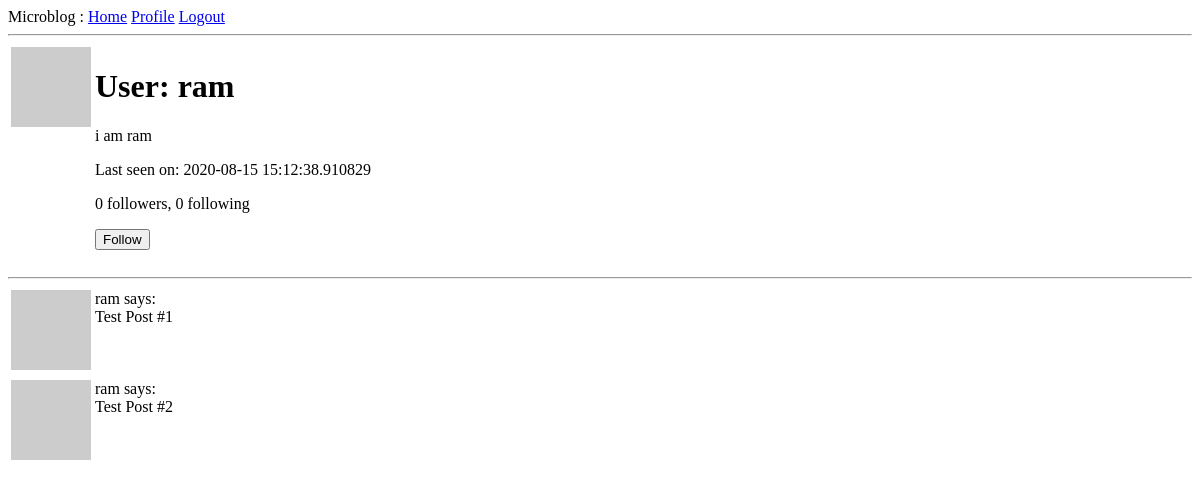
The app's page /user/ram (signed in), older data.
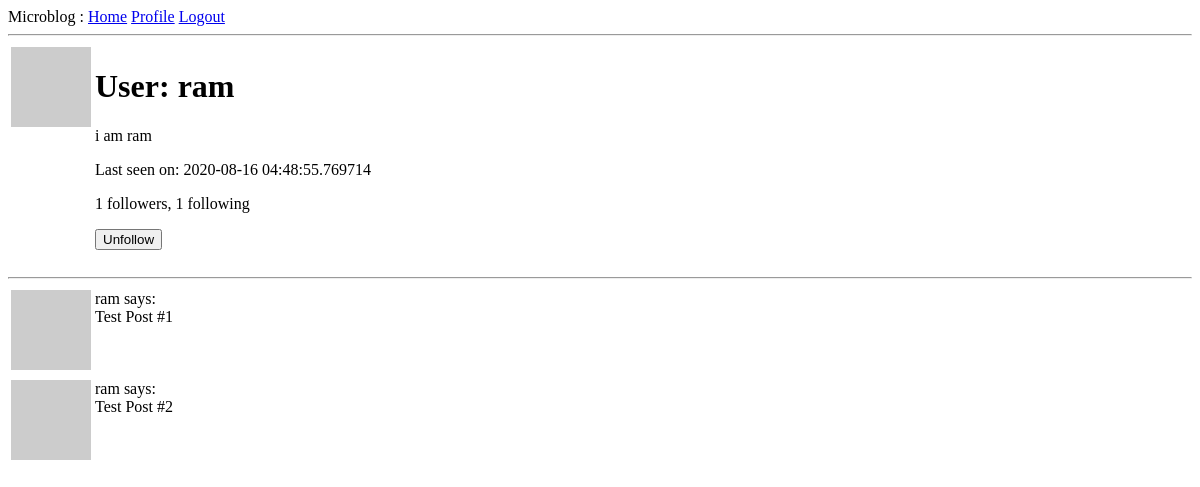
The same page, newer data.
### app/models.py (models this page shows, shortened)
class User(UserMixin, db.Model):
    def avatar(self, size):
        digest = md5(self.email.lower().encode('utf-8')).hexdigest()
        return 'https://www.gravatar.com/avatar/{}?d=robohash&s={}'.format(digest, size)
    def is_following(self, user):
        return self.followed.filter(
            followers.c.followed_id == user.id).count() > 0
    id = db.Column(db.Integer, primary_key=True)
    username = db.Column(db.String(64), index=True, unique=True)
    email = db.Column(db.String(120), index=True, unique=True)
    password_hash = db.Column(db.String(128))
    posts = db.relationship('Post', backref='author', lazy='dynamic')
    about_me = db.Column(db.String(140))
    last_seen = db.Column(db.DateTime, default=datetime.utcnow)
    followed = db.relationship(
        'User', secondary=followers,
        primaryjoin=(followers.c.follower_id == id),
        secondaryjoin=(followers.c.followed_id == id),
        backref=db.backref('followers', lazy='dynamic'), lazy='dynamic')

### app/routes.py (the view)
@app.route('/user/<username>')
@login_required
def user(username):
    form = EmptyForm()
    user = User.query.filter_by(username=username).first_or_404()
    posts = [
        {'author':user, 'body': 'Test Post #1'},
        {'author':user, 'body': 'Test Post #2'}
    ]
    return render_template('user.html', user=user, posts=posts, form=form)

### app/forms.py
class EmptyForm(FlaskForm):
    submit = SubmitField('Submit')

### app/models.py (called while the page is built)
@login.user_loader
def load_user(id):
    return User.query.get(int(id))

### app/routes.py (called while the page is built)
@app.before_request
def before_request():
    if current_user.is_authenticated:
        current_user.last_seen = datetime.utcnow()
        db.session.commit()

### app/templates/user.html (shortened to what this page needs)
{% extends 'base.html' %} {% block content %}
<table>
  <tr valign="top">
    <td><img src="{{ user.avatar(128) }}" alt="avatar" /></td>
    <td>
      <h1>User: {{ user.username }}</h1>
      {% if user.about_me %}
      <p>{{ user.about_me }}</p>
      {% endif %}
      {% if user.last_seen %}
      <p>Last seen on: {{ user.last_seen }}</p>
      {% endif %}
      <p>{{ user.followers.count() }} followers, {{ user.followed.count() }} following</p>
      {% if user == current_user %}
      <p><a href="{{ url_for('edit_profile') }}">Edit your profile</a></p>
      {% elif not current_user.is_following(user) %}
      <p>
      <form action="{{ url_for('follow', username=user.username) }}" method="post">
        {{ form.submit(value='Follow') }}
      </form>
      </p>
      {% else %}
      <p>
      <form action="{{ url_for('unfollow', username=user.username) }}" method="post">
        {{ form.submit(value='Unfollow') }}
      </form>
      </p>
      {% endif %}
    </td>
  </tr>
</table>
<hr />
{% for post in posts %} {% include '_post.html' %} {% endfor %} {% endblock
content %}

### app/templates/base.html (shortened to what this page needs)
<!DOCTYPE html>
<html lang="en">
  <head>
  </head>
  <body>
    <div>
      Microblog :
      <a href="{{ url_for('index') }}">Home</a>
      {% if current_user.is_anonymous %}
      <a href="{{ url_for('login') }}">Login</a>
      {% else %}
      <a href="{{ url_for('user', username=current_user.username) }}">Profile</a>
      <a href="{{ url_for('logout') }}">Logout</a>
      {% endif %}
    </div>
    <hr />
     {% block content %} {% endblock content %}
  </body>
</html>

### app/templates/_post.html
<table>
  <tr valign="top">
    <td><img src="{{ post.author.avatar(36) }}" alt="avatar" /></td>
    <td>{{ post.author.username }} says: <br />{{ post.body }}</td>
  </tr>
</table>

Row changes from the older to the newer data that the page shows:
changed User "ram": last_seen "2020-08-15 15:12:38.910829" → "2020-08-16 04:48:55.769714"
Text that changed along with them:
{{ user.followers.count() }}: "0" → "1"
{{ user.followed.count() }}: "0" → "1"
form field submit: (not shown) → "Unfollow"
form field submit: "Follow" → (not shown)
